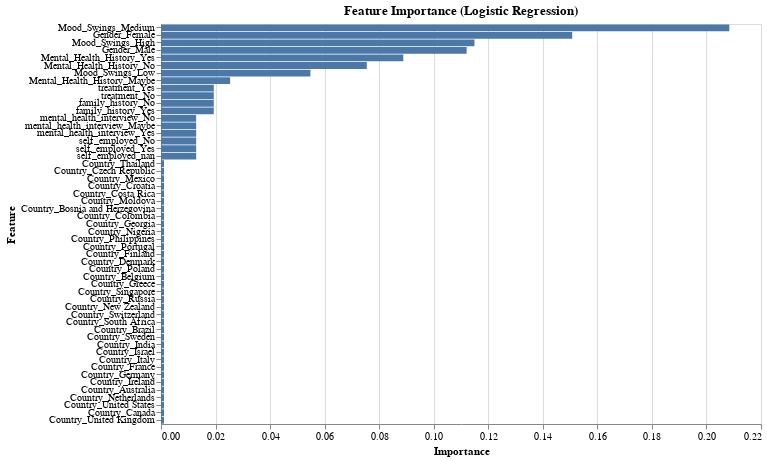

Notebook source saved alongside this figure:
### Markdown cell above
Let's proceed with an analysis that focuses on the prevalence of growing stress across different countries and its association with other variables, without relying on the Timestamp column. We will also train and evaluate machine learning models to predict 'Growing_Stress' based on these variables.

### Code cell
# 25. Select relevant columns for modeling
relevant_columns = ['Growing_Stress', 'Gender', 'Country', 'self_employed', 'family_history', 'treatment', 'Mental_Health_History', 'Mood_Swings', 'mental_health_interview']
df_selected = df[relevant_columns].copy()

# 26. Preprocess categorical variables using one-hot encoding
encoder = OneHotEncoder(handle_unknown='ignore', sparse_output=False)
categorical_cols = ['Gender', 'Country', 'self_employed', 'family_history', 'treatment', 'Mental_Health_History', 'Mood_Swings', 'mental_health_interview']
encoded_data = encoder.fit_transform(df_selected[categorical_cols])
encoded_df = pd.DataFrame(encoded_data, columns=encoder.get_feature_names_out(categorical_cols))

# 27. Combine encoded data with the target variable
data_encoded = pd.concat([df_selected['Growing_Stress'], encoded_df], axis=1)

# 28. Handle missing values
data_encoded.dropna(inplace=True)

# 29. Split the data
X = data_encoded.drop('Growing_Stress', axis=1)
y = data_encoded['Growing_Stress']
X_train, X_test, y_train, y_test = train_test_split(X, y, test_size=0.2, random_state=42)

# 30. Train and evaluate Logistic Regression model
lr_model = LogisticRegression(max_iter=1000)
lr_model.fit(X_train, y_train)
y_pred_lr = lr_model.predict(X_test)

# 31. Print evaluation metrics for Logistic Regression
print("\nLogistic Regression Model Evaluation:\n")
print("Accuracy:", accuracy_score(y_test, y_pred_lr))
print("\nConfusion Matrix:\n", confusion_matrix(y_test, y_pred_lr))
print("\nClassification Report:\n", classification_report(y_test, y_pred_lr))


# 32. Calculate odds ratios and confidence intervals
X_with_const = sm.add_constant(X)
logit_model = sm.Logit(y, X_with_const).fit(disp=0)  # Suppress convergence warnings
params = logit_model.params
conf_int = logit_model.conf_int()
odds_ratios = pd.DataFrame({
    'Odds Ratio': np.exp(params)
})

# 33. Print the odds ratios
print("\nOdds Ratios:\n")
print(odds_ratios.iloc[1:].reset_index().rename(columns={'index': 'Predictor'}).head(10).to_markdown(index=False, numalign="left", stralign="left")) # Display top 10 only

# 34. Train and evaluate Decision Tree Classifier model
dt_model = DecisionTreeClassifier(random_state=42)
dt_model.fit(X_train, y_train)
y_pred_dt = dt_model.predict(X_test)

# 35. Print evaluation metrics for Decision Tree
print("\nDecision Tree Classifier Model Evaluation:\n")
print("Accuracy:", accuracy_score(y_test, y_pred_dt))
print("\nConfusion Matrix:\n", confusion_matrix(y_test, y_pred_dt))
print("\nClassification Report:\n", classification_report(y_test, y_pred_dt))


# 36. Calculate feature importance for Logistic Regression
importance = abs(logit_model.params[1:])
feature_importance_lr = pd.DataFrame({'Feature': X.columns, 'Importance': importance})

# 37. Create and display bar charts
# a. Odds ratios from Logistic Regression
chart_odds_ratios = alt.Chart(odds_ratios.iloc[1:].reset_index().rename(columns={'index': 'Predictor'}), 
                             title='Odds Ratios from Logistic Regression').mark_bar().encode(
    x=alt.X('Predictor:N', axis=alt.Axis(title='Predictor Variable')),
    y=alt.Y('Odds Ratio:Q', axis=alt.Axis(title='Odds Ratio')),
    tooltip=['Predictor', 'Odds Ratio']
).properties(
    width=600,
    height=400
).interactive()


print(chart_odds_ratios)

# b. Feature importance for Logistic Regression
chart_feature_importance = alt.Chart(feature_importance_lr.sort_values(by='Importance', ascending=False), 
                                    title='Feature Importance (Logistic Regression)').mark_bar().encode(
    x=alt.X('Importance:Q', axis=alt.Axis(title='Importance')),
    y=alt.Y('Feature:N', axis=alt.Axis(title='Feature'), sort='-x'),
    tooltip=['Feature', 'Importance']
).properties(
    width=600,
    height=400
).interactive()

chart_feature_importance.show()

### Figure 1 — Vega-Lite specification as saved in the notebook (floating-point values rounded to 4 significant figures)
{"config": {"view": {"continuousWidth": 300, "continuousHeight": 300}}, "data": {"name": "data-efcaab1d74f7d0cd706e8557e5d95fd7"}, "mark": {"type": "bar"}, "encoding": {"tooltip": [{"field": "Feature", "type": "nominal"}, {"field": "Importance", "type": "quantitative"}], "x": {"axis": {"title": "Importance"}, "field": "Importance", "type": "quantitative"}, "y": {"axis": {"title": "Feature"}, "field": "Feature", "sort": "-x", "type": "nominal"}}, "height": 400, "params": [{"name": "param_16", "select": {"type": "interval", "encodings": ["x", "y"]}, "bind": "scales"}], "title": "Feature Importance (Logistic Regression)", "width": 600, "$schema": "https://vega.github.io/schema/vega-lite/v5.20.1.json", "datasets": {"data-efcaab1d74f7d0cd706e8557e5d95fd7": [{"Feature": "Mood_Swings_Medium", "Importance": 0.2084}, {"Feature": "Gender_Female", "Importance": 0.1508}, {"Feature": "Mood_Swings_High", "Importance": 0.1149}, {"Feature": "Gender_Male", "Importance": 0.1121}, {"Feature": "Mental_Health_History_Yes", "Importance": 0.08884}, {"Feature": "Mental_Health_History_No", "Importance": 0.07546}, {"Feature": "Mood_Swings_Low", "Importance": 0.05477}, {"Feature": "Mental_Health_History_Maybe", "Importance": 0.02534}, {"Feature": "treatment_Yes", "Importance": 0.01936}, {"Feature": "treatment_No", "Importance": 0.01936}, {"Feature": "family_history_No", "Importance": 0.01936}, {"Feature": "family_history_Yes", "Importance": 0.01936}, {"Feature": "mental_health_interview_No", "Importance": 0.0129}, {"Feature": "mental_health_interview_Maybe", "Importance": 0.0129}, {"Feature": "mental_health_interview_Yes", "Importance": 0.0129}, {"Feature": "self_employed_No", "Importance": 0.0129}, {"Feature": "self_employed_Yes", "Importance": 0.0129}, {"Feature": "self_employed_nan", "Importance": 0.0129}, {"Feature": "Country_Thailand", "Importance": 0.001107}, {"Feature": "Country_Czech Republic", "Importance": 0.001107}, {"Feature": "Country_Mexico", "Importance": 0.001107}, {"Feature": "Country_Croatia", "Importance": 0.001107}, {"Feature": "Country_Costa Rica", "Importance": 0.001107}, {"Feature": "Country_Moldova", "Importance": 0.001107}, {"Feature": "Country_Bosnia and Herzegovina", "Importance": 0.001107}, {"Feature": "Country_Colombia", "Importance": 0.001107}, {"Feature": "Country_Georgia", "Importance": 0.001107}, {"Feature": "Country_Nigeria", "Importance": 0.001107}, {"Feature": "Country_Philippines", "Importance": 0.001107}, {"Feature": "Country_Portugal", "Importance": 0.001107}, {"Feature": "Country_Finland", "Importance": 0.001107}, {"Feature": "Country_Denmark", "Importance": 0.001107}, {"Feature": "Country_Poland", "Importance": 0.001107}, {"Feature": "Country_Belgium", "Importance": 0.001107}, {"Feature": "Country_Greece", "Importance": 0.001107}, {"Feature": "Country_Singapore", "Importance": 0.001107}, {"Feature": "Country_Russia", "Importance": 0.001107}, {"Feature": "Country_New Zealand", "Importance": 0.001107}, {"Feature": "Country_Switzerland", "Importance": 0.001107}, {"Feature": "Country_South Africa", "Importance": 0.001107}, {"Feature": "Country_Brazil", "Importance": 0.001107}, {"Feature": "Country_Sweden", "Importance": 0.001107}, {"Feature": "Country_India", "Importance": 0.001107}, {"Feature": "Country_Israel", "Importance": 0.001107}, {"Feature": "Country_Italy", "Importance": 0.001107}, {"Feature": "Country_France", "Importance": 0.001107}, {"Feature": "Country_Germany", "Importance": 0.001107}, {"Feature": "Country_Ireland", "Importance": 0.001107}, {"Feature": "Country_Australia", "Importance": 0.001107}, {"Feature": "Country_Netherlands", "Importance": 0.001107}, {"Feature": "Country_United States", "Importance": 0.001107}, {"Feature": "Country_Canada", "Importance": 0.001107}, {"Feature": "Country_United Kingdom", "Importance": 0.001107}]}}
